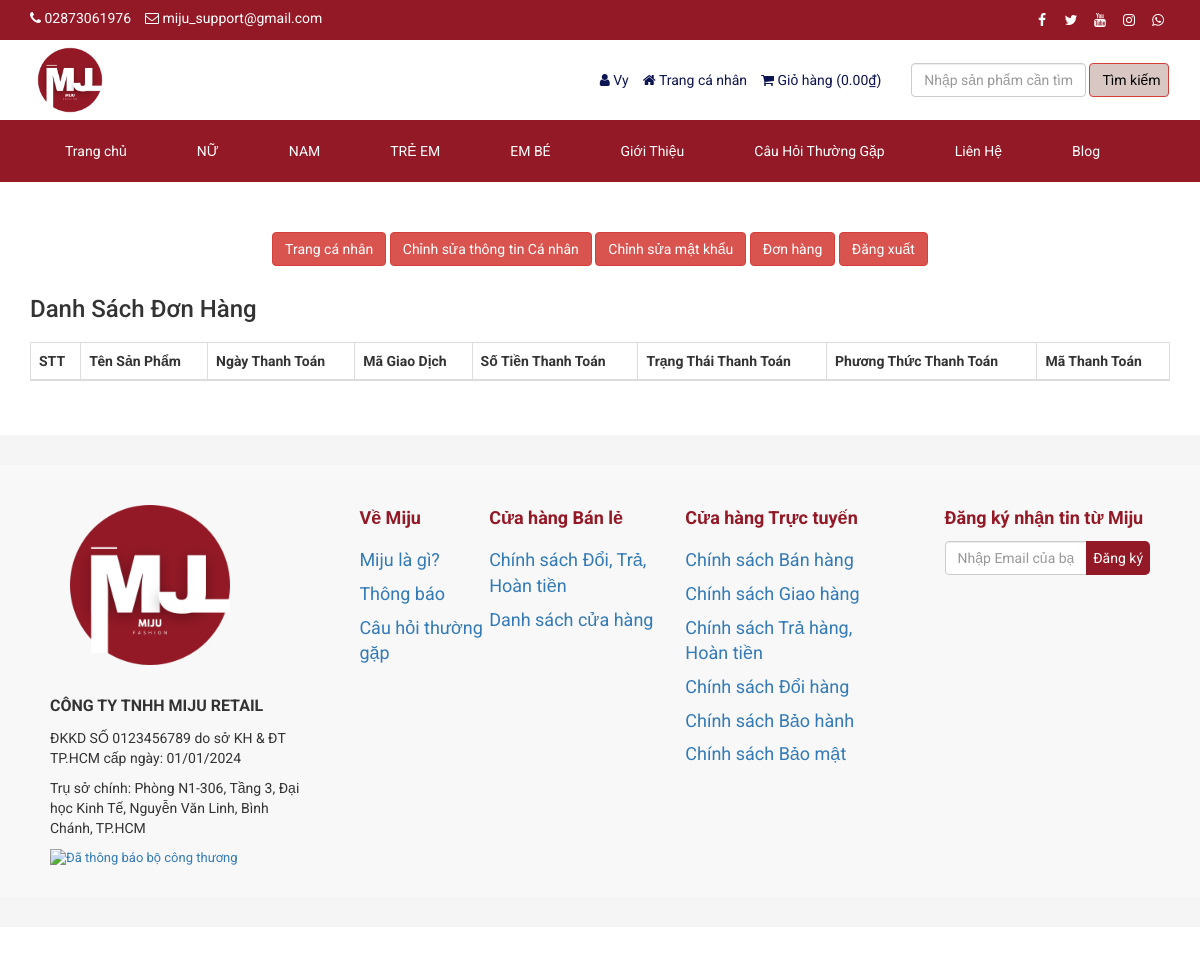
The page /customer-order.php (signed in) on the database as committed earlier.
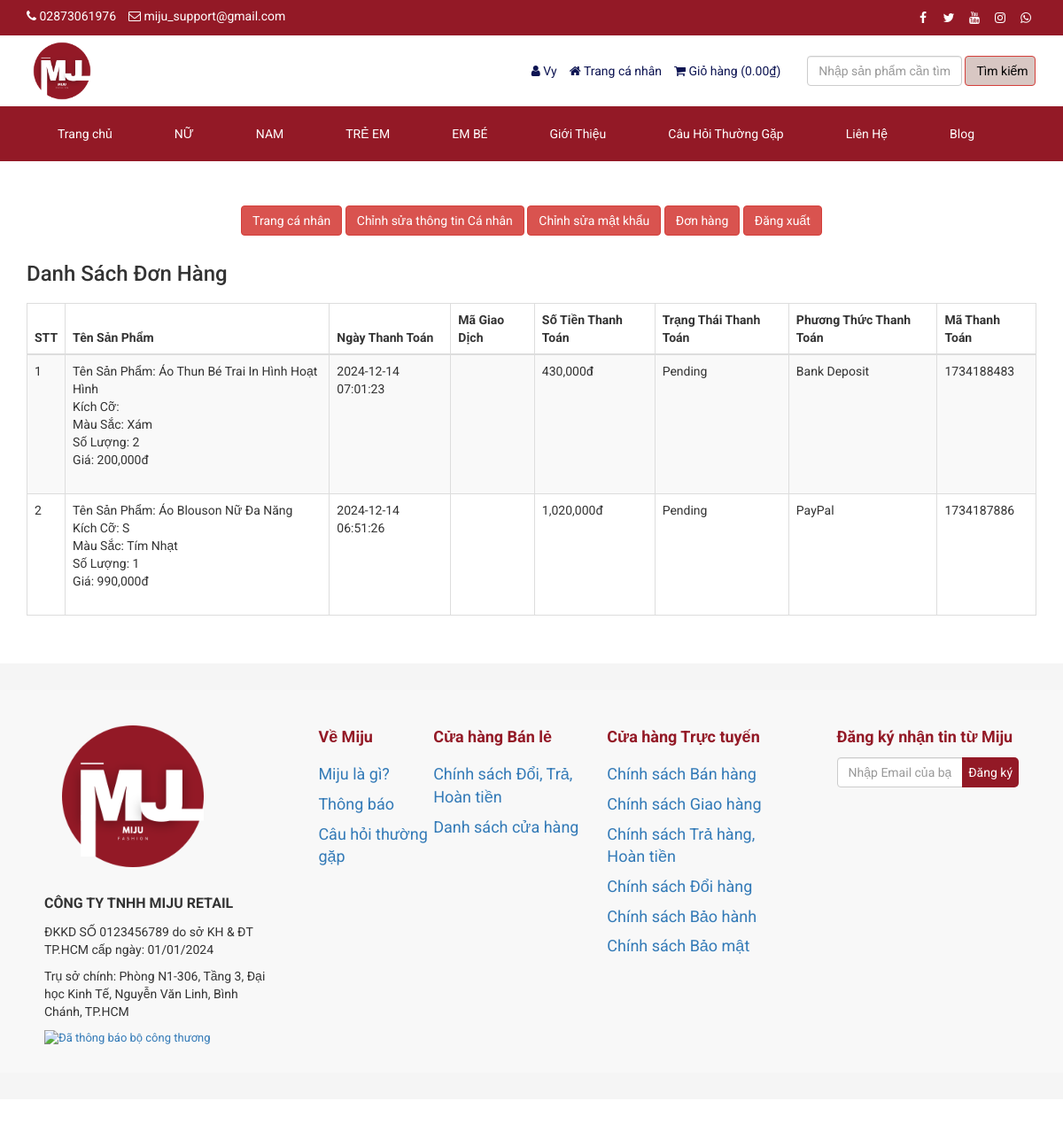
The same page on the database as committed later.
### tables this page shows
CREATE TABLE `tbl_settings` (
  `id` int(11) NOT NULL,
  `logo` varchar(255) NOT NULL,
  `favicon` varchar(255) NOT NULL,
  `footer_about` text NOT NULL,
  `footer_copyright` text NOT NULL,
  `contact_address` text NOT NULL,
  `contact_email` varchar(255) NOT NULL,
  `contact_phone` varchar(255) NOT NULL,
  `contact_fax` varchar(255) NOT NULL,
  `contact_map_iframe` text NOT NULL,
  `receive_email` varchar(255) NOT NULL,
  `receive_email_subject` varchar(255) NOT NULL,
  `receive_email_thank_you_message` text NOT NULL,
  `forget_password_message` text NOT NULL,
  `total_recent_post_footer` int(10) NOT NULL,
  `total_popular_post_footer` int(10) NOT NULL,
  `total_recent_post_sidebar` int(11) NOT NULL,
  `total_popular_post_sidebar` int(11) NOT NULL,
  `total_featured_product_home` int(11) NOT NULL,
  `total_latest_product_home` int(11) NOT NULL,
  `total_popular_product_home` int(11) NOT NULL,
  `meta_title_home` text NOT NULL,
  `meta_keyword_home` text NOT NULL,
  `meta_description_home` text NOT NULL,
  `banner_login` varchar(255) NOT NULL,
  `banner_registration` varchar(255) NOT NULL,
  `banner_forget_password` varchar(255) NOT NULL,
  `banner_reset_password` varchar(255) NOT NULL,
  `banner_search` varchar(255) NOT NULL,
  `banner_cart` varchar(255) NOT NULL,
  `banner_checkout` varchar(255) NOT NULL,
  `banner_product_category` varchar(255) NOT NULL,
  `banner_blog` varchar(255) NOT NULL,
  `cta_title` varchar(255) NOT NULL,
  `cta_content` text NOT NULL,
  `cta_read_more_text` varchar(255) NOT NULL,
  `cta_read_more_url` varchar(255) NOT NULL,
  `cta_photo` varchar(255) NOT NULL,
  `featured_product_title` varchar(255) NOT NULL,
  `featured_product_subtitle` varchar(255) NOT NULL,
  `latest_product_title` varchar(255) NOT NULL,
  `latest_product_subtitle` varchar(255) NOT NULL,
  `popular_product_title` varchar(255) NOT NULL,
  `popular_product_subtitle` varchar(255) NOT NULL,
  `testimonial_title` varchar(255) NOT NULL,
  `testimonial_subtitle` varchar(255) NOT NULL,
  `testimonial_photo` varchar(255) NOT NULL,
  `blog_title` varchar(255) NOT NULL,
  `blog_subtitle` varchar(255) NOT NULL,
  `newsletter_text` text NOT NULL,
  `paypal_email` varchar(255) NOT NULL,
  `stripe_public_key` varchar(255) NOT NULL,
  `stripe_secret_key` varchar(255) NOT NULL,
  `bank_detail` text NOT NULL,
  `before_head` text NOT NULL,
  `after_body` text NOT NULL,
  `before_body` text NOT NULL,
  `home_service_on_off` int(11) NOT NULL,
  `home_welcome_on_off` int(11) NOT NULL,
  `home_featured_product_on_off` int(11) NOT NULL,
  `home_latest_product_on_off` int(11) NOT NULL,
  `home_popular_product_on_off` int(11) NOT NULL,
  `home_testimonial_on_off` int(11) NOT NULL,
  `home_blog_on_off` int(11) NOT NULL,
  `newsletter_on_off` int(11) NOT NULL,
  `ads_above_welcome_on_off` int(1) NOT NULL,
  `ads_above_featured_product_on_off` int(1) NOT NULL,
  `ads_above_latest_product_on_off` int(1) NOT NULL,
  `ads_above_popular_product_on_off` int(1) NOT NULL,
  `ads_above_testimonial_on_off` int(1) NOT NULL,
  `ads_category_sidebar_on_off` int(1) NOT NULL
);

CREATE TABLE `tbl_social` (
  `social_id` int(11) NOT NULL,
  `social_name` varchar(30) NOT NULL,
  `social_url` varchar(255) NOT NULL,
  `social_icon` varchar(30) NOT NULL
);

CREATE TABLE `tbl_top_category` (
  `tcat_id` int(11) NOT NULL,
  `tcat_name` varchar(255) NOT NULL,
  `show_on_menu` int(1) NOT NULL
);

CREATE TABLE `tbl_page` (
  `id` int(11) NOT NULL,
  `about_title` varchar(255) NOT NULL,
  `about_content` text NOT NULL,
  `about_banner` varchar(255) NOT NULL,
  `about_meta_title` varchar(255) NOT NULL,
  `about_meta_keyword` text NOT NULL,
  `about_meta_description` text NOT NULL,
  `faq_title` varchar(255) NOT NULL,
  `faq_banner` varchar(255) NOT NULL,
  `faq_meta_title` varchar(255) NOT NULL,
  `faq_meta_keyword` text NOT NULL,
  `faq_meta_description` text NOT NULL,
  `blog_title` varchar(255) NOT NULL,
  `blog_banner` varchar(255) NOT NULL,
  `blog_meta_title` varchar(255) NOT NULL,
  `blog_meta_keyword` text NOT NULL,
  `blog_meta_description` text NOT NULL,
  `contact_title` varchar(255) NOT NULL,
  `contact_banner` varchar(255) NOT NULL,
  `contact_meta_title` varchar(255) NOT NULL,
  `contact_meta_keyword` text NOT NULL,
  `contact_meta_description` text NOT NULL,
  `pgallery_title` varchar(255) NOT NULL,
  `pgallery_banner` varchar(255) NOT NULL,
  `pgallery_meta_title` varchar(255) NOT NULL,
  `pgallery_meta_keyword` text NOT NULL,
  `pgallery_meta_description` text NOT NULL,
  `vgallery_title` varchar(255) NOT NULL,
  `vgallery_banner` varchar(255) NOT NULL,
  `vgallery_meta_title` varchar(255) NOT NULL,
  `vgallery_meta_keyword` text NOT NULL,
  `vgallery_meta_description` text NOT NULL
);

CREATE TABLE `tbl_payment` (
  `id` int(11) NOT NULL,
  `customer_id` int(11) NOT NULL,
  `customer_name` varchar(255) NOT NULL,
  `customer_email` varchar(255) NOT NULL,
  `payment_date` varchar(50) NOT NULL,
  `txnid` varchar(255) NOT NULL,
  `paid_amount` int(11) NOT NULL,
  `card_number` varchar(50) NOT NULL,
  `card_cvv` varchar(10) NOT NULL,
  `card_month` varchar(10) NOT NULL,
  `card_year` varchar(10) NOT NULL,
  `bank_transaction_info` text NOT NULL,
  `payment_method` varchar(20) NOT NULL,
  `payment_status` varchar(25) NOT NULL,
  `shipping_status` varchar(20) NOT NULL,
  `payment_id` varchar(255) NOT NULL
);

CREATE TABLE `tbl_order` (
  `id` int(11) NOT NULL,
  `product_id` int(11) NOT NULL,
  `product_name` varchar(255) NOT NULL,
  `size` varchar(100) NOT NULL,
  `color` varchar(100) NOT NULL,
  `quantity` varchar(50) NOT NULL,
  `unit_price` varchar(50) NOT NULL,
  `payment_id` varchar(255) NOT NULL
);

### customer-order.php (the view, shortened to what the rows shown need)
<?php require_once('header.php'); ?>
<div class="page">
    <div class="container">
        <div class="row">
            <div class="col-md-12">
                <div class="user-content">
                    <div class="table-responsive">
                        <table class="table table-bordered table-striped table-hover">
                            <thead>
                                <tr>
                                    <th>STT</th>
                                    <th>Tên Sản Phẩm</th>
                                    <th>Ngày Thanh Toán</th>
                                    <th>Mã Giao Dịch</th>
                                    <th>Số Tiền Thanh Toán</th>
                                    <th>Trạng Thái Thanh Toán</th>
                                    <th>Phương Thức Thanh Toán</th>
                                    <th>Mã Thanh Toán</th>
                                </tr>
                            </thead>
                            <tbody>
            <?php
            $limit = 10;
            $page = @$_GET['page'];
            if($page)
                $start = ($page - 1) * $limit;
            else
                $start = 0;
            $statement = $pdo->prepare("SELECT * FROM tbl_payment WHERE customer_email=? ORDER BY id DESC LIMIT $start, $limit");
            $statement->execute(array($_SESSION['customer']['cust_email']));
            $result = $statement->fetchAll(PDO::FETCH_ASSOC);
            if ($page == 0) $page = 1;
            ?>
                                <?php
                                $tip = $page*10-10;
                                foreach ($result as $row) {
                                    $tip++;
                                    ?>
                                    <tr>
                                        <td><?php echo $tip; ?></td>
                                        <td>
                                            <?php
                                            $statement1 = $pdo->prepare("SELECT * FROM tbl_order WHERE payment_id=?");
                                            $statement1->execute(array($row['payment_id']));
                                            $result1 = $statement1->fetchAll(PDO::FETCH_ASSOC);
                                            foreach ($result1 as $row1) {
                                                echo 'Tên Sản Phẩm: '.$row1['product_name'];
                                                echo '<br>Kích Cỡ: '.$row1['size'];
                                                echo '<br>Màu Sắc: '.$row1['color'];
                                                echo '<br>Số Lượng: '.$row1['quantity'];
                                                echo '<br>Giá: '. number_format($row1['unit_price'])."đ";
                                                echo '<br><br>';
                                            }
                                            ?>
                                        </td>
                                        <td><?php echo $row['payment_date']; ?></td>
                                        <td><?php echo $row['txnid']; ?></td>
                                        <td><?php echo number_format($row['paid_amount'])."đ"; ?></td>
                                        <td><?php echo $row['payment_status']; ?></td>
                                        <td><?php echo $row['payment_method']; ?></td>
                                        <td><?php echo $row['payment_id']; ?></td>
                                    </tr>
                                    <?php
                                }
                                ?>
                            </tbody>
                        </table>
                </div>
            </div>
        </div>
    </div>
</div>
<?php require_once('footer.php'); ?>

### header.php (shortened to what the rows shown need)
<?php
include("admin/inc/config.php");
$statement = $pdo->prepare("SELECT * FROM tbl_settings WHERE id=1");
$statement->execute();
$result = $statement->fetchAll(PDO::FETCH_ASSOC);
foreach ($result as $row)
{
	$logo = $row['logo'];
	$contact_email = $row['contact_email'];
	$contact_phone = $row['contact_phone'];
}
?>
<!DOCTYPE html>
<html lang="en">
<head>
	<link rel="stylesheet" href="assets/css/bootstrap.min.css">
	<link rel="stylesheet" href="assets/css/font-awesome.min.css">
	<link rel="stylesheet" href="assets/css/owl.carousel.min.css">
	<link rel="stylesheet" href="assets/css/owl.theme.default.min.css">
	<link rel="stylesheet" href="assets/css/jquery.bxslider.min.css">
    <link rel="stylesheet" href="assets/css/magnific-popup.css">
    <link rel="stylesheet" href="assets/css/rating.css">
	<link rel="stylesheet" href="assets/css/spacing.css">
	<link rel="stylesheet" href="assets/css/bootstrap-touch-slider.css">
	<link rel="stylesheet" href="assets/css/animate.min.css">
	<link rel="stylesheet" href="assets/css/tree-menu.css">
	<link rel="stylesheet" href="assets/css/select2.min.css">
	<link rel="stylesheet" href="assets/css/main.css">
	<link rel="stylesheet" href="assets/css/responsive.css">
	<?php
	$statement = $pdo->prepare("SELECT * FROM tbl_page WHERE id=1");
	$statement->execute();
	$result = $statement->fetchAll(PDO::FETCH_ASSOC);
		?>
</head>
<body>
<div class="top" style="background-color: #931926; color: #ffffff;">
	<div class="container">
		<div class="row">
			<div class="col-md-6 col-sm-6 col-xs-12">
				<div class="left">
					<ul>
						<li><i class="fa fa-phone"></i> <?php echo $contact_phone; ?></li>
						<li><i class="fa fa-envelope-o"></i> <?php echo $contact_email; ?></li>
					</ul>
				</div>
			</div>
			<div class="col-md-6 col-sm-6 col-xs-12">
				<div class="right">
					<ul>
						<?php
						$statement = $pdo->prepare("SELECT * FROM tbl_social");
						$statement->execute();
						$result = $statement->fetchAll(PDO::FETCH_ASSOC);
						foreach ($result as $row) {
							?>
							<?php if($row['social_url'] != ''): ?>
							<li><a href="<?php echo $row['social_url']; ?>"><i class="<?php echo $row['social_icon']; ?>"></i></a></li>
							<?php endif; ?>
							<?php
						}
						?>
					</ul>
				</div>
			</div>
		</div>
	</div>
</div>
<div class="header">
	<div class="container">
		<div class="row inner">
			<div class="col-md-4 logo">
				<a href="index.php"><img src="assets/uploads/<?php echo $logo; ?>" alt="logo image"></a>
			</div>
		</div>
	</div>
</div>
<div class="nav" style="background-color: #931926; color: #ffffff;">
	<div class="container" style="background-color: #931926; color: #ffffff;">
		<div class="row">
			<div class="col-md-12 pl_0 pr_0">
				<div class="menu-container" style="background-color: #931926; color: #ffffff;">
					<div class="menu">
						<ul>
							<?php
							$statement = $pdo->prepare("SELECT * FROM tbl_top_category WHERE show_on_menu=1");
							$statement->execute();
							$result = $statement->fetchAll(PDO::FETCH_ASSOC);
							foreach ($result as $row) {
								?>
								<li><a href="product-category.php?id=<?php echo $row['tcat_id']; ?>&type=top-category"><?php echo $row['tcat_name']; ?></a>
								</li>
								<?php
							}
							?>
							<?php
							$statement = $pdo->prepare("SELECT * FROM tbl_page WHERE id=1");
							$statement->execute();
							$result = $statement->fetchAll(PDO::FETCH_ASSOC);
							foreach ($result as $row) {
								$about_title = $row['about_title'];
								$faq_title = $row['faq_title'];
								$blog_title = $row['blog_title'];
								$contact_title = $row['contact_title'];
							}
							?>
							<li><a href="about.php"><?php echo $about_title; ?></a></li>
							<li><a href="faq.php"><?php echo $faq_title; ?></a></li>
							<li><a href="contact.php"><?php echo $contact_title; ?></a></li>
							<li><a href="blog.php"><?php echo $blog_title; ?></a></li>
						</ul>
					</div>
				</div>
			</div>
		</div>
	</div>
</div>

Rows that differ between the two databases and show on the page:
added tbl_payment: payment_date "2024-12-14 07:01:23", paid_amount "430,000", payment_status "Pending", payment_method "Bank Deposit", payment "1734188483"
added tbl_order: product_name "Áo Thun Bé Trai In Hình Hoạt Hình", color "Xám", quantity "2", unit_price "200,000", shown under "2024-12-14 07:01:23"
added tbl_payment: payment_date "2024-12-14 06:51:26", paid_amount "1,020,000", payment_status "Pending", payment_method "PayPal", payment "1734187886"
added tbl_order: product_name "Áo Blouson Nữ Đa Năng", size "S", color "Tím Nhạt", quantity "1", unit_price "990,000", shown under "2024-12-14 06:51:26"
